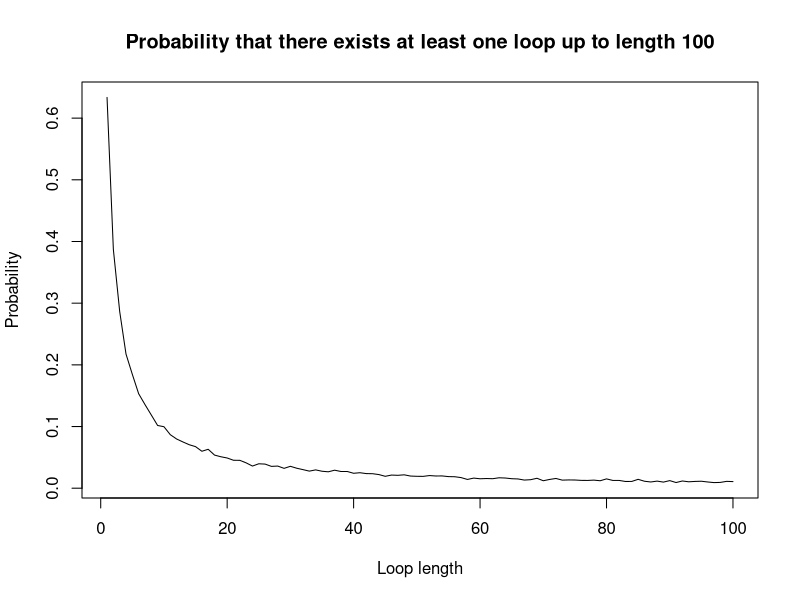

Write the R code that produced this figure.
## Group34:Vangelis Antypas: s2449453, Jihan Li: s2322347, Daniel Kwok: s2308472
## Github repository address: 'https://github.com/Dani206-2/Project2'
## Contribution: Daniel created the github repository and invited Vangelis and 
## Jihan. Q1: Daniel+Jihan, Q2: Daniel, Q5: Daniel+Jihan, Q3,Q4,Q6: Vangelis
## For the sake of keeping a record, we have reported who worked on
## every question. However the submissions are not a product of individual work 
## because we worked by getting together and talking about the questions and 
## this just cannot be tracked. As far as we are concerned the distribution of 
## work was as uniform as possible.

## ----------------------------------------------------------------------------

## The function Pone, aims to calculate the probability of an individual  
## prisoner finding their own number in n tries. Depending on the chosen 
## strategy, Pone generates a sequence of the boxes the prisoner is going 
## through, along with the corresponding card numbers.
 

## Inputs: n: the number of prisoners divided by 2, k: the prisoner through 
## "..." notation, strategy: 3 strategies to choose, through "..." notation
## nreps: number of simulations, the default value is set to 10,000.

## Output: probability of success for the chosen strategy for an individual
## prisoner.

## The function Pone is defined right after, the (sub)function Psub, which is 
## utilized in the definition of Pone

## ----------------------------------------------------------------------------

## The function Psub, aims to minimize the overlap between the function Pone
## and the function Pall, which is defined later on.

## Inputs: n,k,strategy and a 2n-vector cardseq representing the sequence of
## cards in the corresponding boxes, i.e cardseq[k] is the number of the card
## contained in the box k 

## Output: True if the prisoners finds his number for the given inputs 
## successfully, False otherwise.




## Control the randomness
set.seed(0)

Psub<-function(n,k,strategy,cardseq){
  succeed=FALSE ## Assume the prisoner fails
  
  ## Checks if the strategy is 1 or 2
  if(strategy==1|strategy==2){
    
    
    
    if(strategy==1){ ## For strategy 1, pick box k
      
      card<-cardseq[k] ## The first card to be read
      
    } else { ## For strategy 2, random initial choice
      
      boxopen<-sample(seq(1,2*n),1) ## The box that the prisoner opens 
      card<-cardseq[boxopen] ## The card number in that box
    }
    
    
    i<-1 ## Set the number of boxes opened to be 1
    
    ## If the card is not found and boxes opened is less than n
    while (card!=k & i<n){
      
      ## Update the card read by using the previous card number to find
      ## the corresponding box number
      card<-cardseq[card] 
      i<-i+1 ## Increase the count by 1
    }
    
    ## If the prisoner finds the card before opening n cards, then succeed!
    if(card==k){
      succeed=TRUE
    }
  }
  
  if (strategy==3){## For strategy 3, random guessing 
    
    openseq<-sample(seq(1,2*n),n) ## Create a sequence of boxes to be opened
    
    ## If the prisoner number is in one of the n boxes, it counts as success
    if (k %in% cardseq[openseq]){
      succeed=TRUE
      
    }
  }
  succeed ## Output: either TRUE or FALSE
}

## ----------------------------------------------------------------------------

Pone<-function (n,nreps=10000,...){
  ## We set the number of successes as 0
  success<-0
  
  
  ## Repeating the simulation for nreps times
  for (i in 1:nreps){
    cardseq<-c() ## Generate an empty vector for cardseq
    cardseq<- sample(seq(1,2*n),2*n) ## Randomly allocate cards to boxes
    
    ## We use the Psub function to run the simulation
    result<-Psub(n=n,cardseq=cardseq,...) 
    
    if (result){ ## Add 1 if Psub returns true, indicating success
      success<-success+1 
    }
  }
  success/nreps ## Output:the probability of success
  
}

## ----------------------------------------------------------------------------

## The function Pall aims to calculate the probability of success for all the
## prisoners, i.e. the probability that every single prisoner finds their 
## number, under a given strategy.
## Inputs: n, nreps (same meaning as above)
## plus strategy through '...' notation
## Output: Probability that all the prisoners find their number for the given
## inputs.  


 
Pall<-function(n,nreps=10000,...){
  ## We set the number of successes to 0
  success<-0
  
  ## Repeating the simulation for nreps times
  for (i in 1:nreps){
    cardseq<-c() ## Generate an empty vector for cardseq
    cardseq<- sample(seq(1,2*n),2*n) ## Randomly allocate card no. to boxes
    
    for (k in 1:(2*n)){ ## Test all prisoners from k=1 to 2n
      result<-Psub(n=n,k=k,cardseq=cardseq,...)
      if (result==FALSE){
        break ## If one prisoner fails we can stop the simulation
      }
      if (k==2*n){ ## If the last prisoner succeed, we are successful!
        success<-success+1
      }
    }
    
    
  }
  success/nreps ## Output:the probability of success
  
  
}

## ----------------------------------------------------------------------------


## Demonstration

## For an individual prisoner
## The probability of success is the same for every prisoner (under any 
## strategy), so without loss of generality we demonstrate for prisoner 1


## Probability of success for prisoner 1, for n=5, under strategy=1,2,3

r_ind5=c()

for(i in 1:3){
   
      r_ind5<-c(r_ind5,Pone(n=5,k=1,strategy=i))

}

## Probability of success for prisoner 1, for n=50, under strategy=1,2,3


r_ind50=c()

for(i in 1:3){
   
      r_ind50<-c(r_ind50,(Pone(n=50,k=1,strategy=i)))

}

## For all prisoners
## Probability of success for all prisoners simultaneously, under 
## strategy=1,2,3

r_all5=c()

for(i in 1:3){
   
      r_all5<-append(r_all5,(Pall(n=5,strategy=i)))

}


r_all50=c()

for(i in 1:3){
   
      r_all50=append(r_all50,(Pall(n=50,strategy=i)))

}


## ----------------------------------------------------------------------------

## results : r_ind5 = 0.4959 0.4028 0.4943, r_ind50 = 0.4955 0.3808 0.4947
## r_all5 = 0.3598 0.0001 0.0013, r_all50 = 0.3127 0.0000 0.0000

## ----------------------------------------------------------------------------

## We observe that for the individual cases stretagies 1,3 give better results
## than strategy 2, which matches our theoretical expectations. To understand
## why that is consider the fact that for strategy=1,3 the theoretical 
## probability is 1/2 while for strategy 2 the prisoner can choose a loop that 
## does not contain their number, so in that case they are stuck, which is why
## intuitively the probability for strategy 2 is <1/2. 

## The really surprising result comes when we consider the probability of 
## success for all the prisoners combined. For strategies 2,3 the probabilities
## of every prisoner are independent, because of the random choice of boxes,
## which makes the combined probability fall off to zero really fast as the 
## number of prisoners increases. For strategy 1, we get a very high probability 
## compared to the other strategies, because the individual probabilities of 
## success are no longer independent. To see this, take into account the 
## underlying permutation of boxes, if for example prisoner 1 finds their
## number then every other prisoner whose number lies on the same loop is also
## going to succeed in finding their number, so the individual successes are 
## not independent. 

## References (for theoretical results): 
## 'https://en.wikipedia.org/wiki/100_prisoners_problem'.



## ----------------------------------------------------------------------------

##  The function dloop aims to estimate, by simulation, the probability of each 
##  loop length from 1 to 2n occurring at least once in a random shuffling of 
##  cards to boxes.

##  Inputs: n, nreps (same meaning as above)

##  Output: The probability of each loop length from 1 to 2n occurring at 
##  least once in a random shuffling of cards to boxes.



dloop<-function(n,nreps){
  
  
  v<-rep(0,2*n) ## Create an empty vector for total occurance for each loop len 
  
  ## Repeating the simulation for nreps times
  for (i in 1:nreps){
    cardseq<-c() 
    cardseq<- sample(seq(1,2*n),2*n) ## Randomly allocate card to boxes
    v.sim<-rep(0,2*n) ### vector used to find whether a loop length has occured 
    
    opencard.seq<-rep(0,2*n) ## assume all card are not opened
    for (k in 1:(2*n)){ ## Test prison number from 1 to 2k
      
      ## Only test cards that are NOT opened
      ## Cards opened will have the same loop length
      ## with one of the previous cards
      
      if(opencard.seq[k]==0){  
        
        loop.len<-1
        card<-cardseq[k] ## The first card to be opened
        
        while (card!=k){
          ## Update the card opened by using the previous card number to find
          ## the corresponding box number
          card<-cardseq[card]
          
          ## Record which card has been opened
          opencard.seq[card]<-1
          
          loop.len<-loop.len+1 ## Increase the loop by 1
        }
        v.sim[loop.len]<-1 ## Enter 1 for the loop length occured
      } 
    }
    
    
    
    ## Update the frequency in vector v by adding v.sim
    v<-v+v.sim
    
  }
  
  
  v/nreps ## Output: Vector with length 2n
}

## ----------------------------------------------------------------------------

## Calculating the probability that there does not exist a loop longer than 50
## for n=50,nreps=10000

u<-dloop(50,10000)
prob<-1 - sum(u[51:100])
## prob is really close to the theoretical probability for strat 1, n=100

## Plotting the probability that there exists a loop of lentgh L=1,...,100

## Plot title
title=c('Probability that there exists at least one loop up to length 100') 


plot(seq(1,100,1),u, main = title,xlab='Loop length',ylab='Probability',
         type='l')

 
## ----------------------------------------------------------------------------


